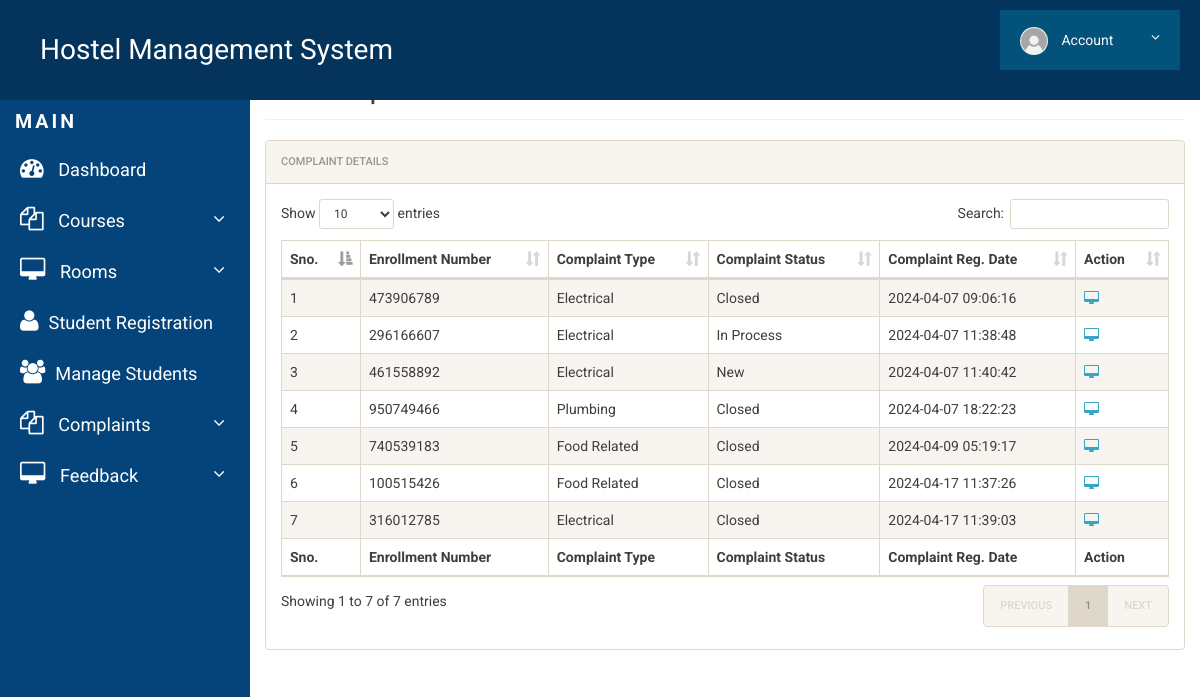
The page /all-complaints.php (signed in) on the database its author committed.
### tables this page shows
CREATE TABLE `complaints` (
  `id` int(11) NOT NULL,
  `ComplainNumber` bigint(12) DEFAULT NULL,
  `userId` int(11) DEFAULT NULL,
  `complaintType` varchar(255) DEFAULT NULL,
  `complaintDetails` mediumtext DEFAULT NULL,
  `complaintDoc` varchar(255) DEFAULT NULL,
  `complaintStatus` varchar(255) DEFAULT NULL,
  `registrationDate` timestamp NULL DEFAULT current_timestamp()
);

### all-complaints.php (the view, shortened to what this page needs)
<?php
include('includes/config.php');
?>
<!doctype html>
<html lang="en" class="no-js">
<head>
	<link rel="stylesheet" href="css/font-awesome.min.css">
	<link rel="stylesheet" href="css/bootstrap.min.css">
	<link rel="stylesheet" href="css/dataTables.bootstrap.min.css">
	<link rel="stylesheet" href="css/bootstrap-social.css">
	<link rel="stylesheet" href="css/bootstrap-select.css">
	<link rel="stylesheet" href="css/fileinput.min.css">
	<link rel="stylesheet" href="css/awesome-bootstrap-checkbox.css">
	<link rel="stylesheet" href="css/style.css">
</head>
<body>
	<?php include('includes/header.php');?>
	<div class="ts-main-content">
			<?php include('includes/sidebar.php');?>
		<div class="content-wrapper">
			<div class="container-fluid">
				<div class="row">
					<div class="col-md-12">
						<h2 class="page-title" style="margin-top:5%">All Complaints</h2>
						<div class="panel panel-default">
							<div class="panel-heading">Complaint Details</div>
							<div class="panel-body">
								<table id="zctb" class="display table table-striped table-bordered table-hover" cellspacing="0" width="100%">
									<thead>
										<tr>
											<th>Sno.</th>
											<th>Enrollment Number</th>
											<th>Complaint Type</th>
											<th>Complaint Status</th>
											<th>Complaint Reg. Date</th>
											<th>Action</th>
										</tr>
									</thead>
									<tfoot>
										<tr>
											<th>Sno.</th>
											<th>Enrollment Number</th>
											<th>Complaint Type</th>
											<th>Complaint Status</th>
											<th>Complaint Reg. Date</th>
											<th>Action</th>
										</tr>
									</tfoot>
									<tbody>
<?php
$ret="select * from complaints";
$stmt= $mysqli->prepare($ret) ;
$stmt->execute() ;
$res=$stmt->get_result();
$cnt=1;
while($row=$res->fetch_object())
	  {
	  	?>
<tr><td><?php echo $cnt;;?></td>
<td><?php echo $row->ComplainNumber;?></td>
<td><?php echo $row->complaintType;?></td>
<td><?php $cstatus=$row->complaintStatus;
if($cstatus==''):
	echo "New";
else:
echo $cstatus;
endif;
?></td>
<td><?php echo $row->registrationDate;?></td>
<td>
<a href="complaint-details.php?cid=<?php echo $row->id;?>" title="View Full Details"><i class="fa fa-desktop"></i></a>&nbsp;&nbsp;
</td>
										</tr>
									<?php
$cnt=$cnt+1;
									 } ?>
									</tbody>
								</table>
							</div>
						</div>
					</div>
				</div>
			</div>
		</div>
	</div>
</body>
</html>

### includes/header.php (shortened to what this page needs)
<div class="brand clearfix">
	<a href="#" class="logo" style="font-size:28px; color:#fff; white-space: nowrap;">Hostel Management System</a>
	<ul class="ts-profile-nav">
		<li class="ts-account">
			<a href="#" style="background-color: #03527B"><img src="img/profilepic2.webp" class="ts-avatar hidden-side" alt=""> Account <i class="fa fa-angle-down hidden-side" style="background-color: #03527B"></i></a>
		</li>
	</ul>
</div>

### includes/sidebar.php (shortened to what this page needs)
<nav class="ts-sidebar">
  <ul class="ts-sidebar-menu">
    <li class="ts-label">Main</li>
    <li><a href="dashboard.php"><i class="fa fa-dashboard"></i> Dashboard</a></li>
    <li>
      <a href="#"><i class="fa fa-files-o"></i> Courses</a>
    </li>
    <li>
      <a href="#"><i class="fa fa-desktop"></i> Rooms</a>
    </li>
    <li><a href="registration.php"><i class="fa fa-user"></i>Student Registration</a></li>
    <li><a href="manage-students.php"><i class="fa fa-users"></i>Manage Students</a></li>
    <li>
      <a href="#"><i class="fa fa-files-o"></i> Complaints</a>
    </li>
    <li>
      <a href="#"><i class="fa fa-desktop"></i> Feedback</a>
    </li>
  </ul>
</nav>

### css/style.css (style rules this page uses)
html { font-size: 14px; }
@media only screen and (min-width: 480px) { html { font-size: 17px; } }
@media only screen and (min-width: 768px) { html { font-size: 14px; } }
body { font-size: 1em; }
a { color: #37a6c4; }
.panel { overflow: hidden; }
ul, li { margin: 0; padding: 0; list-style: none; }
.page-title { padding-bottom: 15px; margin-bottom: 20px; border-bottom: 1px solid #f0f0f0; }
.brand { background: #3e454c; position: relative; z-index: 3; position: fixed; width: 100%; top: 0; }
.brand .logo { box-sizing: border-box; padding: 20px; float: left; display: block; width: 200px; }
@media only screen and (min-width: 992px) { .brand .logo { width: 250px; } }
.brand .ts-profile-nav { float: right; display: none; }
.brand .ts-profile-nav li { float: left; position: relative; }
.brand .ts-profile-nav li a { display: block; padding: 20px; color: #fff; }
.brand .ts-profile-nav .ts-account .fa-angle-down { float: right; }
.brand .ts-profile-nav .ts-account > a { width: 180px; background: #032949; }
.brand .ts-profile-nav .ts-account .ts-avatar { border-radius: 50%; height: 28px; margin: -10px 0; margin-right: 10px; }
@media only screen and (min-width: 992px) { .brand .ts-profile-nav { display: block; } }
.ts-sidebar { background: #032949; max-height: 0; transition: max-height 0.3s; overflow: hidden; position: fixed; z-index: 2; width: 100%; bottom: 0; top: 60px; overflow-y: auto; }
@media only screen and (min-width: 992px) { .ts-sidebar { max-height: 100%; bottom: 0; } }
.ts-sidebar-menu .ts-label { color: #ffffff; font-weight: bold; padding: 8px 15px; text-transform: uppercase; font-size: 10px; letter-spacing: 3px; margin-top: 10px; }
.ts-sidebar-menu a { display: block; text-decoration: none; padding: 12px 15px; color: #fff; }
.ts-sidebar-menu li { position: relative; }
.ts-sidebar-menu li i { color: #ffffff; margin-right: 10px; }
.ts-main-content .content-wrapper { padding-top: 15px; margin-top: 10px; }
@media only screen and (min-width: 992px) { .ts-main-content .ts-sidebar { width: 250px; float: left; } }
@media only screen and (min-width: 992px) { .ts-main-content .content-wrapper { margin-left: 250px; } }

### includes/header.php (style rules this page uses)
.brand { background-color: #04335C; color: #fff; padding: 10px 20px; }
.brand .logo { color: #fff; text-decoration: none; }
.ts-profile-nav li a { color: #032949; text-decoration: none; }

### includes/sidebar.php (style rules this page uses)
.ts-sidebar { background-color: #05447a; width: 270px; }
.ts-sidebar-menu { color: #fff; }
.ts-sidebar-menu li i { color: #ffffff; margin-right: 10px; font-size: 1.3em; }
.ts-sidebar-menu li a { color: #fff; text-decoration: none; font-size: 1.3em; padding: 12px 20px; display: block; }
.ts-sidebar-menu .ts-label { text-align: left; margin-top: 40px; font-weight: bold; font-size: 1.4em; color: #fff; }
.ts-sidebar-menu li a { font-size: 1.3em; }

### rows shown on the page
complaints: ComplainNumber "473906789", complaintType "Electrical", complaintStatus "Closed", registrationDate "2024-04-07 09:06:16"
complaints: ComplainNumber "296166607", complaintType "Electrical", complaintStatus "In Process", registrationDate "2024-04-07 11:38:48"
complaints: ComplainNumber "461558892", complaintType "Electrical", shows "New", registrationDate "2024-04-07 11:40:42"
complaints: ComplainNumber "950749466", complaintType "Plumbing", complaintStatus "Closed", registrationDate "2024-04-07 18:22:23"
complaints: ComplainNumber "740539183", complaintType "Food Related", complaintStatus "Closed", registrationDate "2024-04-09 05:19:17"
complaints: ComplainNumber "100515426", complaintType "Food Related", complaintStatus "Closed", registrationDate "2024-04-17 11:37:26"
complaints: ComplainNumber "316012785", complaintType "Electrical", complaintStatus "Closed", registrationDate "2024-04-17 11:39:03"
